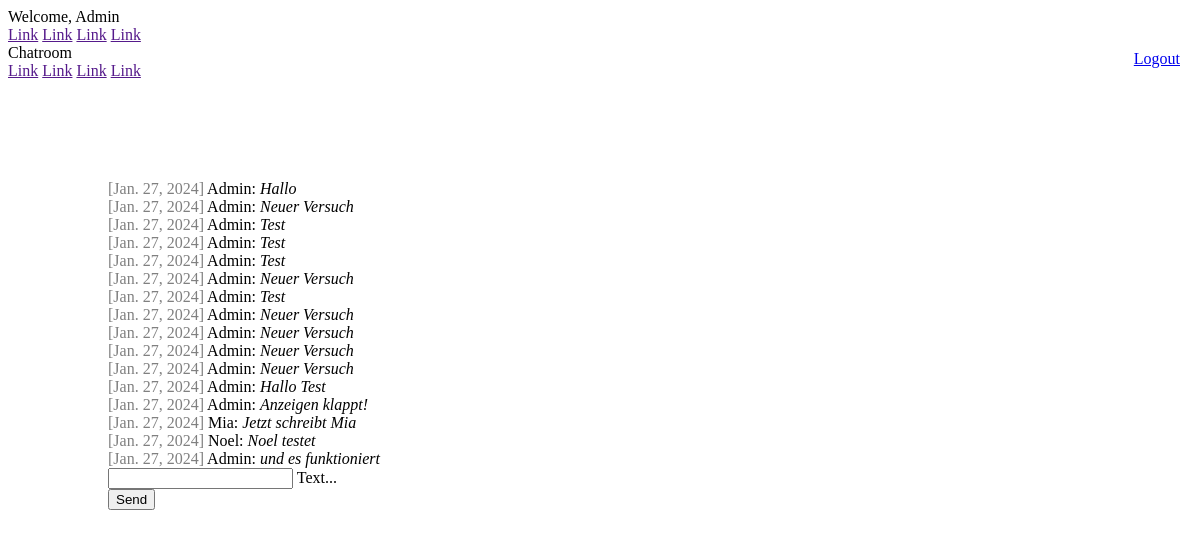
Before: /chat/ (signed in) with the older database file.
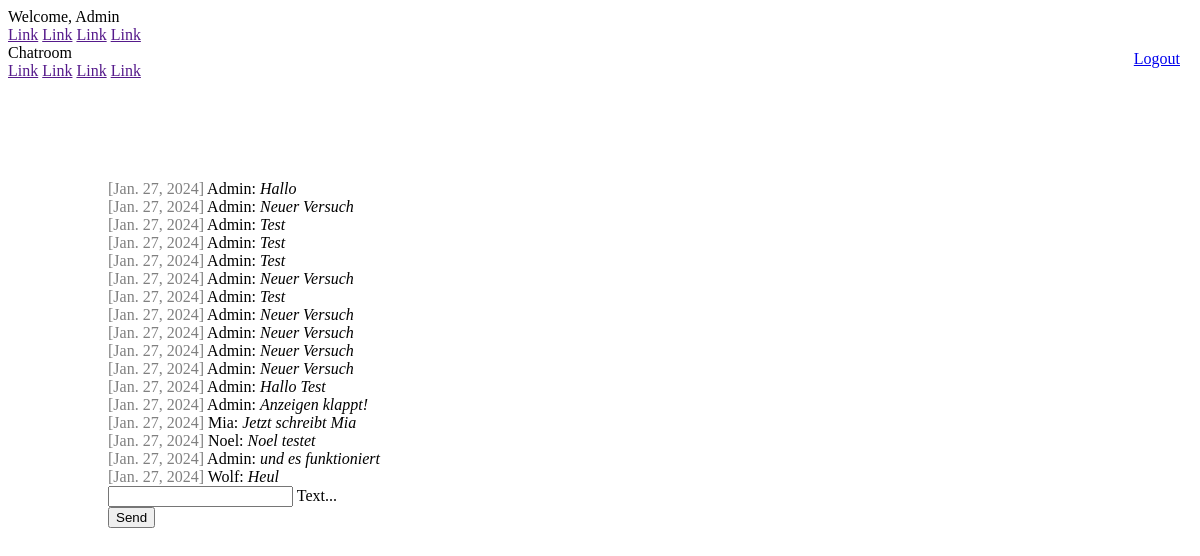
After: the same page with the newer database file.
### chat/models.py (models this page shows)
class Message(models.Model):
    text = models.CharField(max_length=500)
    created_at = models.DateField(default=date.today)
    author = models.ForeignKey(settings.AUTH_USER_MODEL, on_delete=models.CASCADE, related_name='author_message_set')
    receiver = models.ForeignKey(settings.AUTH_USER_MODEL, on_delete=models.CASCADE, related_name='receiver_message_set')
    chat = models.ForeignKey(Chat, on_delete=models.CASCADE, related_name='chat_message_set', default=None, blank=True, null=True)

### chat/views.py (the view, shortened to what this page needs)
# urls.py: path('chat/', index),
@login_required(login_url='/login/')
def index(request):
    username = request.user.first_name if request.user.is_authenticated else "DefaultUsername"
    chatMessages = Message.objects.filter(chat__id=1)
    return render(request, 'chat/index.html', {'messages': chatMessages,'username': username })

### chat/templates/chat/index.html (shortened to what this page needs)
{% extends "base.html" %}
{% block content %}
{% if request.user.is_authenticated %}
<a class="logout" href="/logout/">Logout</a>
<div id="messageContainer">
  {% for message in messages %}
  <div>
    <span class="colorGrey">[{{ message.created_at }}]</span>
    {{ message.author.first_name }}: <i>{{ message.text }}</i>
  </div>
  {% endfor %}
</div>
<form onsubmit="sendMessage(); return false" method="post">
  <div class="mdl-textfield mdl-js-textfield mdl-textfield--floating-label">
    <input
      class="mdl-textfield__input"
      name="textmessage"
      type="text"
      id="messageField"
    />
    <label class="mdl-textfield__label" for="messageField">Text...</label>
  </div>
  <button
    class="mdl-button mdl-js-button mdl-button--raised mdl-js-ripple-effect mdl-button--accent"
  >
    Send
  </button>
</form>
{% else %}
<h1>Not logged in</h1>
<p>
  You are not logged in. Please log in.<br />
  Please click <a href="/login/">here</a>.
</p>
{% endif %}
{% endblock %}

Changed rows visible on the page:
added Message: created_at "Jan. 27, 2024", author.first_name "Wolf", text "Heul"
